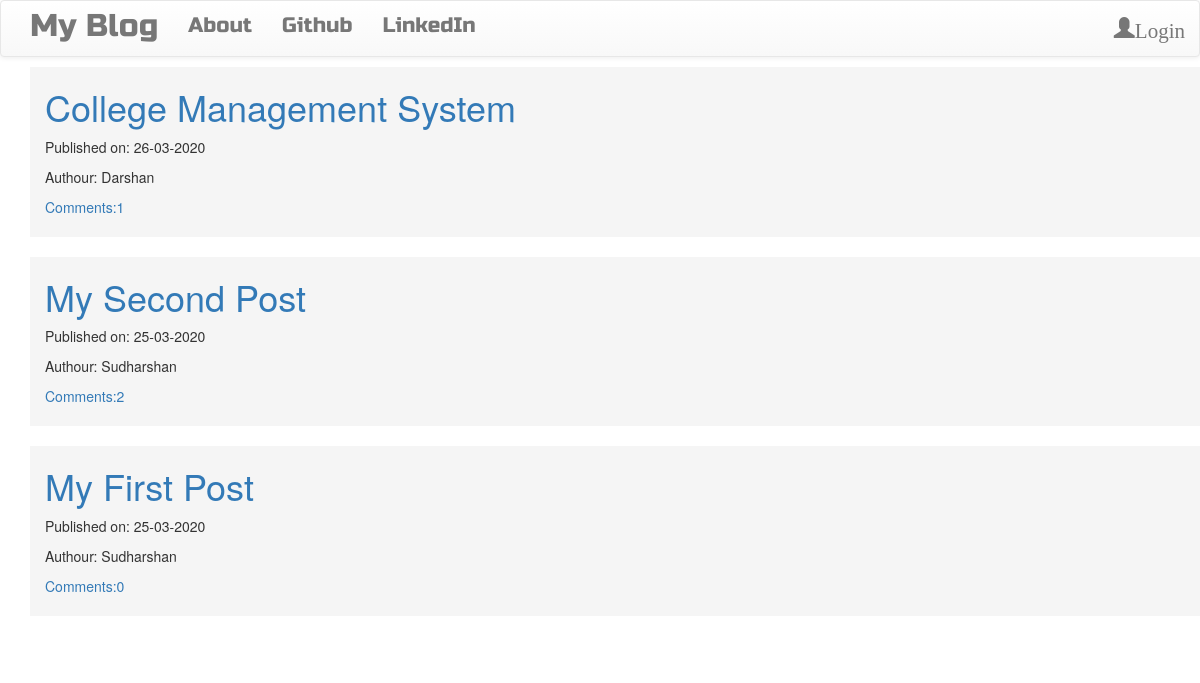
Before: / with the older database file.
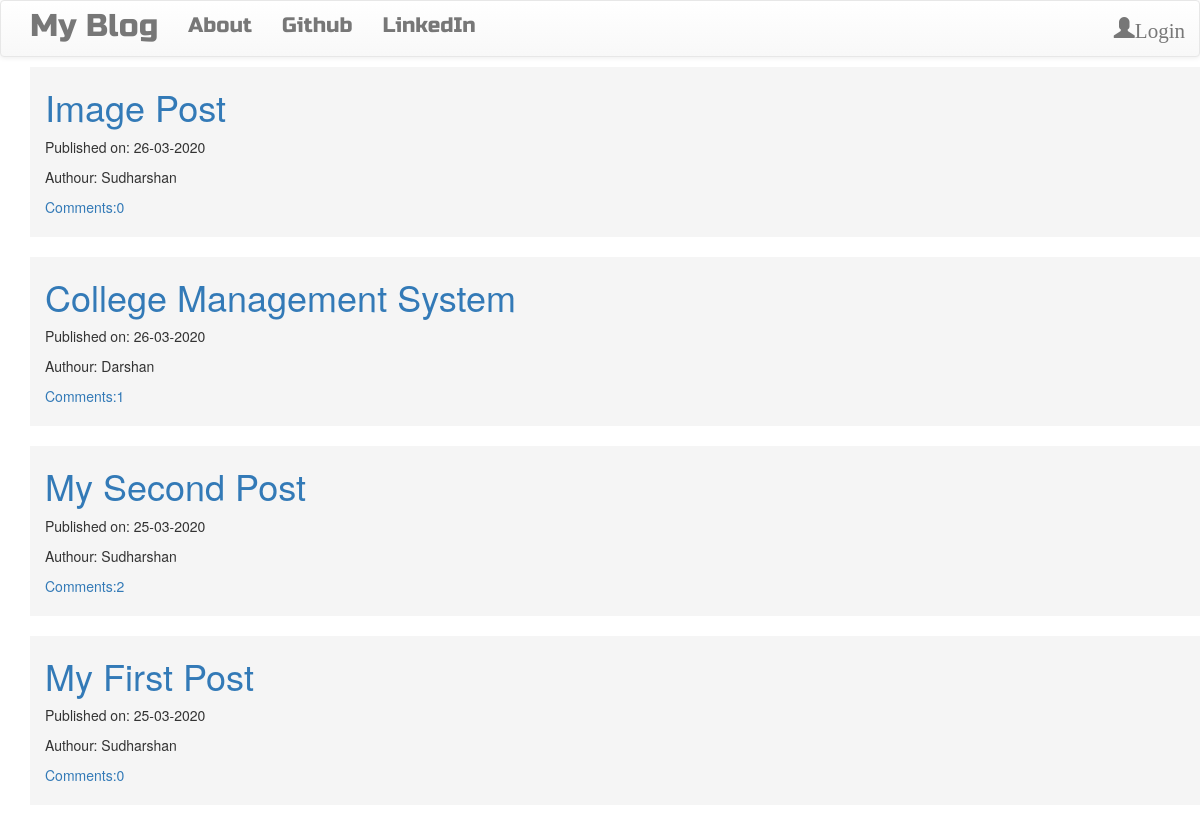
After: the same page with the newer database file.
### blog/models.py (models this page shows, shortened)
class Post(models.Model):
    author = models.ForeignKey('auth.User',on_delete=models.CASCADE)
    image = models.ImageField(upload_to = author,blank = True)
    title = models.CharField(max_length = 200)
    text = models.TextField()
    create_date = models.DateTimeField(default = timezone.now())
    published_date = models.DateTimeField(blank = True,null = True)
    def approve_comments(self):
        return self.comments.filter(approved_comment = True)

### blog/views.py (the view)
# urls.py: path('',views.PostListView.as_view(),name = 'post_list'),
class PostListView(ListView):
    model = Post
    def get_queryset(self):
        return Post.objects.filter(published_date__lte=timezone.now()).order_by('-published_date')

### blog/templates/blog/post_list.html
{% extends 'blog/base.html' %}
{% block body_block %}
    <div class="centerstage">
        {% for post in post_list %}
            <div class="container" style="background-color:rgb(245, 245, 245);">
                <div class="post">
                    <h1><a href="{% url 'post_detail' pk=post.pk %}">{{ post.title }}</a></h1>
                    <div class="date">
                        <p>Published on: {{ post.published_date|date:"d-m-Y" }}</p>
                    </div>
                    <div>
                        <p>Authour: {{ post.author }}</p>
                    </div>
                    <a href="{% url 'post_detail' pk=post.pk %}">Comments:{{ post.approve_comments.count }}</a>
                </div>
                <br>
            </div>
            <br>
        {% endfor %}
    </div>
    <br>
{% endblock %}

### blog/templates/blog/base.html (shortened to what this page needs)
<!DOCTYPE html>
{% load static %}
<html lang="en" dir="ltr">
    <head>
        <link rel="stylesheet" href="https://maxcdn.bootstrapcdn.com/bootstrap/3.3.7/css/bootstrap.min.css">
        <link rel="stylesheet" href="https://maxcdn.bootstrapcdn.com/bootstrap/3.3.7/css/bootstrap-theme.min.css">
        <link rel="stylesheet" href="//cdn.jsdelivr.net/npm/medium-editor@latest/dist/css/medium-editor.min.css" type="text/css" media="screen" charset="utf-8">
        <link rel="stylesheet" href="{% static 'css/blog.css' %}">
    </head>
    <body class="loader">
        <nav class="navbar navbar-default techfont custom-navbar">
            <div class="container">
                <ul class = "nav navbar-nav">
                    <li><a class="navbar-brand bigbrand" href="{% url 'post_list' %}">My Blog</a></li>
                    <li><a class="" href="{% url 'about' %}">About</a></li>
                    <li><a class="" href="https://www.github.com">Github</a></li>
                    <li><a class="" href="https://www.linkedin.com">LinkedIn</a></li>
                </ul>
                <ul class="nav navbar-nav navbar-right">
                    {% if user.is_authenticated %}
                        <li>
                            <a href="{% url 'post_new' %}">New Post</a>
                        </li>
                        <li>
                            <a href="{% url 'post_draft_list' %}">Drafts</a>
                        </li>
                        <li>
                            <a href="{% url 'logout' %}">Log Out</a>
                        </li>
                        <li>
                            <a>Welcome: {{user.username}}</a>
                        </li>
                    {% else %}
                        {% if not request.path == '/accounts/login/' %}
                            <li>
                                <a class="nav navbar-right" href="{% url 'login' %}"><span class="glyphicon glyphicon-user">Login</span></a>
                            </li>
                        {% else %}
                            <li>
                                <a class="nav navbar-right" href="{% url 'signup' %}"><span class="glyphicon glyphicon-user">Signup</span></a>
                            </li>
                        {% endif %}
                    {% endif %}
                </ul>
            </div>
        </nav>
        <div class="content container">
            <div class="row">
                <div class="col-md-9">
                    <div class="blog_posts">
                        {% block body_block %}
                        {% endblock %}
                    </div>
                </div>
            </div>
        </div>
    </body>
</html>

### blog/static/css/blog.css (style rules this page uses)
.techfont { font-family: 'Russo One',sans-serif; font-size: 1.5em; margin-bottom: 10px; }
.bigbrand { font-size: 1.5em; }
.centerstage { margin-left: auto; margin-right: auto; }
.loader { filter:hue-rotate(0deg); color:linear-gradient(45deg,#0f8,#08f); animation:hue 10000ms infinite linear; }

Changed rows visible on the page:
added Post: title "Image Post", published_date "26-03-2020", author "Sudharshan", approve_comments.count "0"
